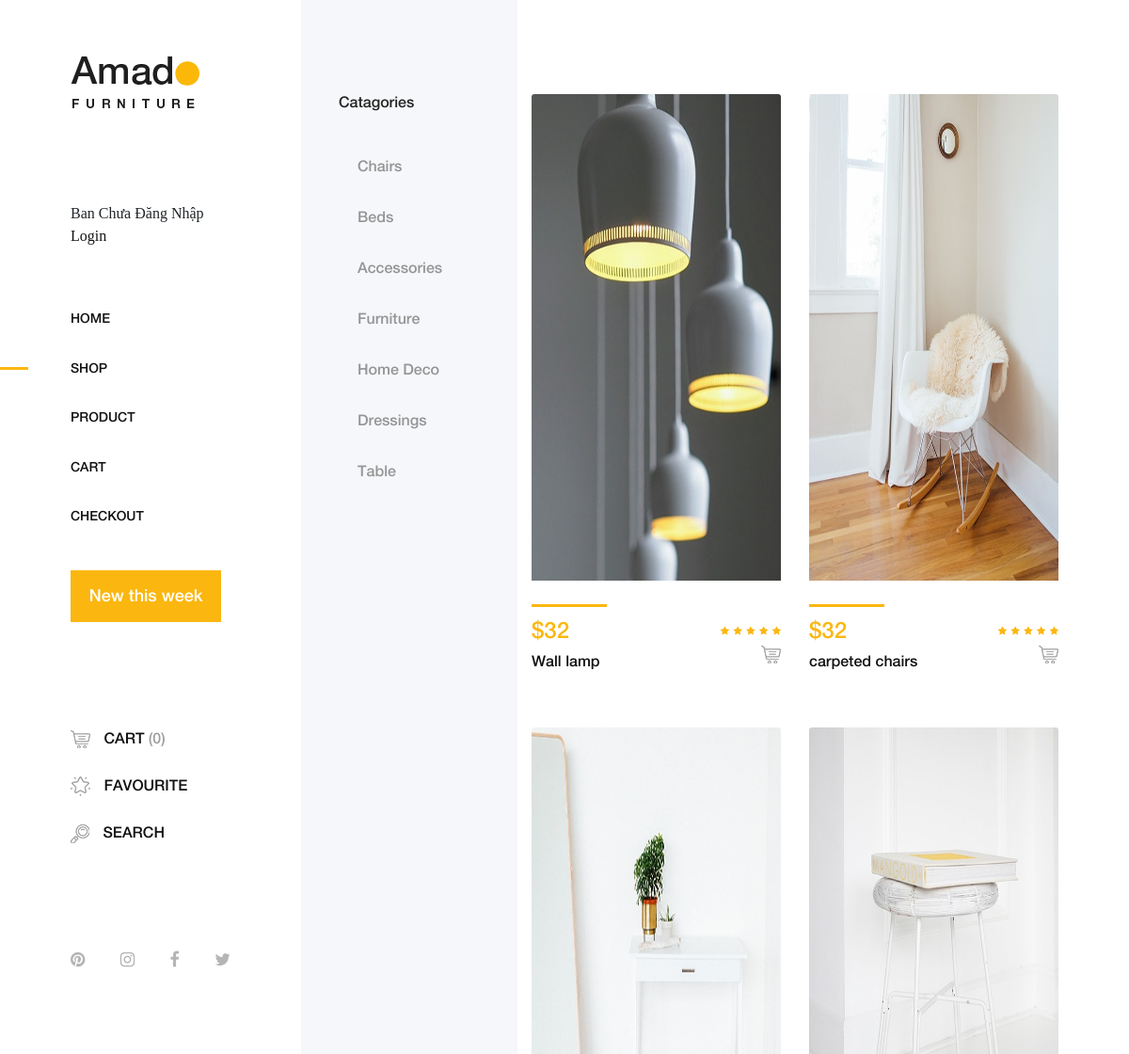
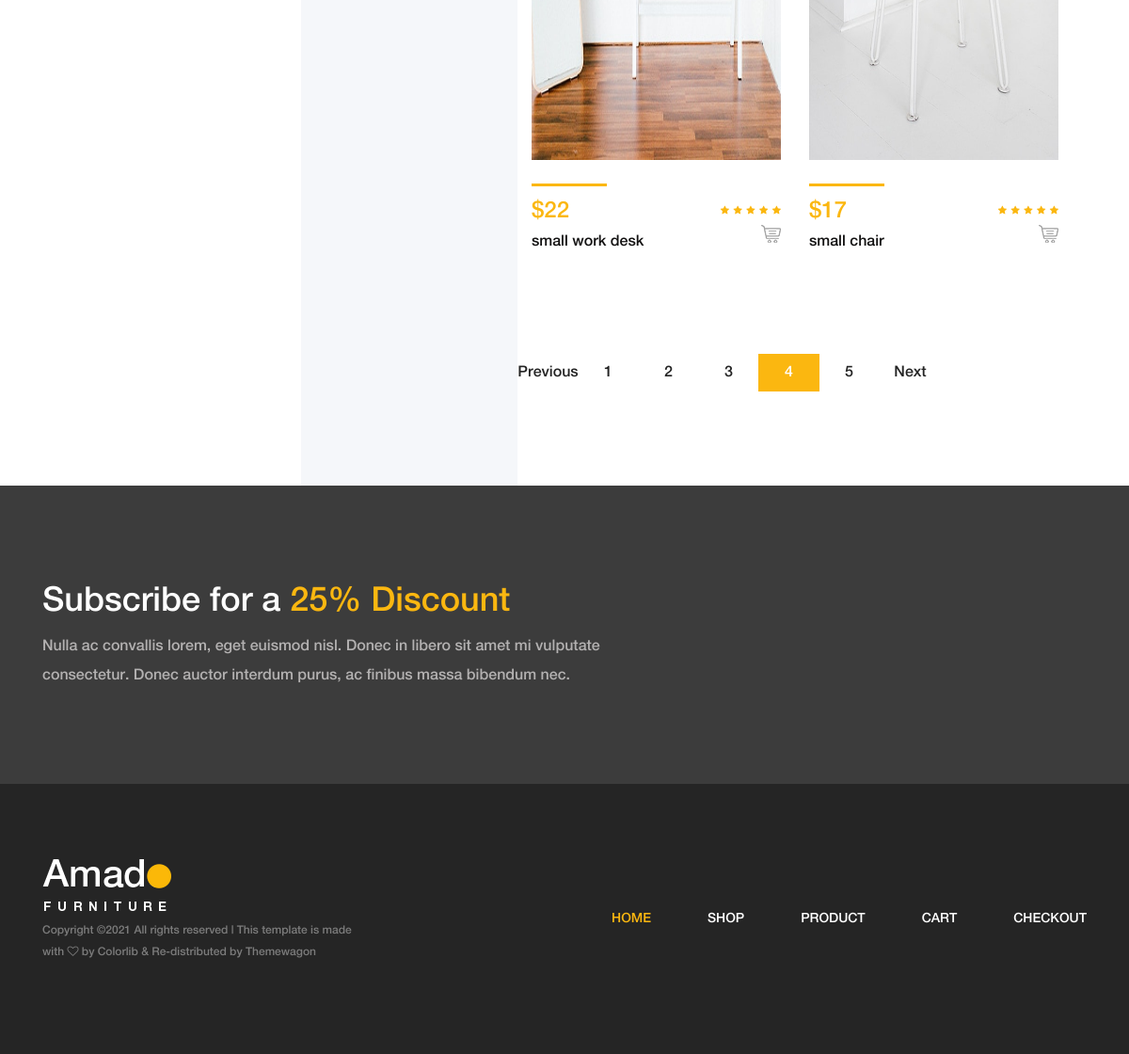
Screenshot of /shop.php?page=4 with the database file from the repository (2 pictures, top to bottom).
### tables this page shows
CREATE TABLE IF NOT EXISTS `categories` (
  `id` int(11) NOT NULL AUTO_INCREMENT,
  `categories_name` text NOT NULL,
  PRIMARY KEY (`id`)
);

CREATE TABLE IF NOT EXISTS `products` (
  `id` int(11) NOT NULL AUTO_INCREMENT,
  `product_name` text NOT NULL,
  `product_price` decimal(10,0) NOT NULL,
  `product_img` text NOT NULL,
  `product_description` text NOT NULL,
  `created_at` date DEFAULT NULL,
  PRIMARY KEY (`id`)
);

### app/models/Db.php (called while the page is built, shortened)
<?php
class Db
{
    public static $connection = NULL;
    public function __construct()
    {
        if(!self::$connection) {
            self::$connection = new mysqli(DB_HOST, DB_USER, DB_PASS, DB_NAME,DB_PORT);
            self::$connection->set_charset('utf8mb4');
        }
        return self::$connection;
    }
    public function select($sql)
    {
        $sql->execute();
        $items = $sql->get_result()->fetch_all(MYSQLI_ASSOC);
        return $items;
    }
}

### app/models/CategoryModel.php (called while the page is built)
<?php
class CategoryModel extends Db
{
    public function getCategories()
    {
        $sql = parent::$connection->prepare("SELECT * FROM categories");
        return parent::select($sql);
    }
}

### app/models/ProductModel.php (called while the page is built, shortened)
<?php
class ProductModel extends Db
{
    public function getProducts()
    {
        $sql = parent::$connection->prepare("SELECT * FROM products");
        return parent::select($sql);
    }
    public function getProductsByPage($perPage, $page)
    {
        $start = $perPage * ($page - 1);
        $sql = parent::$connection->prepare("SELECT * FROM products  ORDER BY `created_at` DESC LIMIT ?, ?");
        $sql->bind_param('ii', $start, $perPage);
        return parent::select($sql);
    }
    public function getTotalRow()
    {
        $sql = parent::$connection->prepare("SELECT COUNT(id) FROM products ");
        return parent::select($sql)[0]['COUNT(id)'];
    }
}

### shop.php (the view, shortened to what this page needs)
<?php
$productModel = new ProductModel();
$productList = $productModel->getProducts();
$productModel = new ProductModel();
$totalroW = $productModel->getTotalRow();
$perPage = 4;
$page = 1;
if (isset($_GET['page'])) {
    $page = $_GET['page'];
}
$productList = $productModel->getProductsByPage($perPage, $page);
$categoryModel = new CategoryModel();
$categoryList = $categoryModel->getCategories();
$pageLinks = Pagination::createPageLinks($totalroW, $perPage, $page);
?>
<!DOCTYPE html>
<html lang="en">
<head>
    <link rel="stylesheet" href="css/core-style.css">
    <link rel="stylesheet" href="style.css">
</head>
<body>
    <div class="main-content-wrapper d-flex clearfix">
        <header class="header-area clearfix">
            <div class="logo">
                <a href="index.php"><img src="img/core-img/logo.png" alt=""></a>
            </div>
            <div class="dangnhap">
                <?php
                if (isset($_SESSION['username']) && $_SESSION['username']) { ?>
                    <li class="active">Xin Chào <?php echo $_SESSION['username'] ?></li>
                    <a href="logout.php">
                        <li>Logout</li>
                    </a>
                <?php
                } else { ?>
                    <li>Ban Chưa Đăng Nhập</li>
                    <a href="login.php">
                        <li>Login</li>
                    </a>
                <?php
                }
                ?>
            </div>
            <nav class="amado-nav">
                <ul>
                    <li><a href="index.php">Home</a></li>
                    <li class="active"><a href="shop.php">Shop</a></li>
                    <li><a href="product-details.php">Product</a></li>
                    <li><a href="cart.php">Cart</a></li>
                    <li><a href="checkout.php">Checkout</a></li>
                </ul>
            </nav>
            <div class="amado-btn-group mt-30 mb-100">
                <a href="created_at.php" class="btn amado-btn mb-15">New this week</a>
            </div>
            <div class="cart-fav-search mb-100">
                <a href="cart.php" class="cart-nav"><img src="img/core-img/cart.png" alt=""> Cart <span>(0)</span></a>
                <a href="favourite.php" class="fav-nav"><img src="img/core-img/favorites.png" alt=""> Favourite</a>
                <a href="search.php" class="search-nav"><img src="img/core-img/search.png" alt=""> Search</a>
            </div>
            <div class="social-info d-flex justify-content-between">
                <a href="https://www.pinterest.com/"><i class="fa fa-pinterest" aria-hidden="true"></i></a>
                <a href="https://www.instagram.com/"><i class="fa fa-instagram" aria-hidden="true"></i></a>
                <a href="https://www.facebook.com/"><i class="fa fa-facebook" aria-hidden="true"></i></a>
                <a href="https://twitter.com/"><i class="fa fa-twitter" aria-hidden="true"></i></a>
            </div>
        </header>
        <div class="shop_sidebar_area">
            <div class="widget catagory mb-50">
                <h6 class="widget-title mb-30">Catagories</h6>
                <div class="catagories-menu">
                    <ul>
                        <?php
                        foreach ($categoryList as $item) {
                        ?>
                            <li class="nav-item">
                                <a class="nav-link" href="category.php?id=<?php echo $item['id']; ?>"><?php echo $item['categories_name']; ?></a>
                            </li>
                        <?php
                        }
                        ?>
                    </ul>
                </div>
            </div>
        </div>
        <div class="amado_product_area section-padding-100">
            <div class="container-fluid">
                <div class="row">
                    <?php
                    foreach ($productList as $item) {
                    ?>
                        <div class="col-12 col-sm-6 col-md-12 col-xl-6">
                            <div class="single-product-wrapper">
                                <div class="product-img">
                                    <a href="product-detailsID.php?idProduct=<?php echo $item['id']; ?>">
                                        <img src="img/bg-img/<?php echo $item['product_img'] ?>" class="card-img-top" alt="...">
                                    </a>
                                </div>
                                <div class="product-description d-flex align-items-center justify-content-between">
                                    <div class="product-meta-data">
                                        <div class="line"></div>
                                        <p class="product-price">$<?php echo $item['product_price'] ?></p>
                                        <h6 class="clsh6"><a href="product-details.php"><?php echo $item['product_name'] ?></a></h6>
                                    </div>
                                    <div class="ratings-cart text-right">
                                        <div class="ratings">
                                            <i class="fa fa-star" aria-hidden="true"></i>
                                            <i class="fa fa-star" aria-hidden="true"></i>
                                            <i class="fa fa-star" aria-hidden="true"></i>
                                            <i class="fa fa-star" aria-hidden="true"></i>
                                            <i class="fa fa-star" aria-hidden="true"></i>
                                        </div>
                                        <div class="cart">
                                            <a href="product-detailsID.php?idProduct=<?php echo $item['id']; ?>" data-toggle="tooltip" data-placement="left" title="Add to Cart"><img src="img/core-img/cart.png" alt=""></a>
                                        </div>
                                    </div>
                                </div>
                            </div>
                        </div>
                    <?php
                    }
                    ?>
                    <div class="row">
                        <div class="col-12">
                            <nav aria-label="navigation">
                                <ul class="pagination justify-content-end mt-50">
                                    <?php echo $pageLinks; ?>
                                </ul>
                            </nav>
                        </div>
                    </div>
                </div>
            </div>
        </div>
    </div>
    <section class="newsletter-area section-padding-100-0">
        <div class="container">
            <div class="row align-items-center">
                <div class="col-12 col-lg-6 col-xl-7">
                    <div class="newsletter-text mb-100">
                        <h2>Subscribe for a <span>25% Discount</span></h2>
                        <p>Nulla ac convallis lorem, eget euismod nisl. Donec in libero sit amet mi vulputate consectetur. Donec auctor interdum purus, ac finibus massa bibendum nec.</p>
                    </div>
                </div>
            </div>
        </div>
    </section>
    <footer class="footer_area clearfix">
        <div class="container">
            <div class="row align-items-center">
                <div class="col-12 col-lg-4">
                    <div class="single_widget_area">
                        <div class="footer-logo mr-50">
                            <a href="index.php"><img src="img/core-img/logo2.png" alt=""></a>
                        </div>
                        <p class="copywrite">
                            Copyright &copy; All rights reserved | This template is made with <i class="fa fa-heart-o" aria-hidden="true"></i> by <a href="https://colorlib.com" target="_blank">Colorlib</a> & Re-distributed by <a href="https://themewagon.com/" target="_blank">Themewagon</a>
                    </div>
                </div>
                <div class="col-12 col-lg-8">
                    <div class="single_widget_area">
                        <div class="footer_menu">
                            <nav class="navbar navbar-expand-lg justify-content-end">
                                <div class="collapse navbar-collapse" id="footerNavContent">
                                    <ul class="navbar-nav ml-auto">
                                        <li class="nav-item active">
                                            <a class="nav-link" href="index.php">Home</a>
                                        </li>
                                        <li class="nav-item">
                                            <a class="nav-link" href="shop.php">Shop</a>
                                        </li>
                                        <li class="nav-item">
                                            <a class="nav-link" href="product-details.php">Product</a>
                                        </li>
                                        <li class="nav-item">
                                            <a class="nav-link" href="cart.php">Cart</a>
                                        </li>
                                        <li class="nav-item">
                                            <a class="nav-link" href="checkout.php">Checkout</a>
                                        </li>
                                    </ul>
                                </div>
                            </nav>
                        </div>
                    </div>
                </div>
            </div>
        </div>
    </footer>
</body>
</html>

### shop.php (style rules this page uses)
.product-img img { height: 517px; width: 416px; }
.clsh6 a { font-size: 1rem; }
.dangnhap li { list-style: none; }
.dangnhap { margin-bottom: 50px; font-family: Georgia, Times, 'Times New Roman', serif; }
.dangnhap a { font-size: 1rem; }
.logo { margin-bottom: 50px; }

### rows the page displays
categories: categories_name "Chairs"
categories: categories_name "Beds"
categories: categories_name "Accessories"
categories: categories_name "Furniture"
categories: categories_name "Home Deco"
categories: categories_name "Dressings"
categories: categories_name "Table"
products: product_img (picture), product_price "32", product_name "Wall lamp"
products: product_img (picture), product_price "32", product_name "carpeted chairs"
products: product_img (picture), product_price "22", product_name "small work desk"
products: product_img (picture), product_price "17", product_name "small chair"
